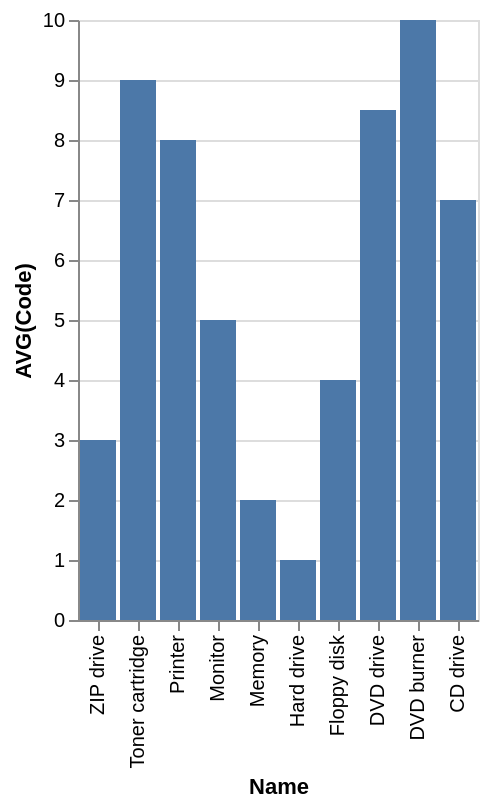

Vega-Lite specification for this chart:
### Vega-Lite specification from a JSON file in a GitHub repository (floating-point values rounded to 4 significant figures)
{"data": {"values": [{"x_data": "ZIP drive", "y_data": 3}, {"x_data": "Toner cartridge", "y_data": 9}, {"x_data": "Printer", "y_data": 8}, {"x_data": "Monitor", "y_data": 5}, {"x_data": "Memory", "y_data": 2}, {"x_data": "Hard drive", "y_data": 1}, {"x_data": "Floppy disk", "y_data": 4}, {"x_data": "DVD drive", "y_data": 8.5}, {"x_data": "DVD burner", "y_data": 10}, {"x_data": "CD drive", "y_data": 7}]}, "mark": "bar", "encoding": {"x": {"field": "x_data", "type": "nominal", "title": "Name", "sort": "descending"}, "y": {"field": "y_data", "type": "quantitative", "title": "AVG(Code)"}}}
